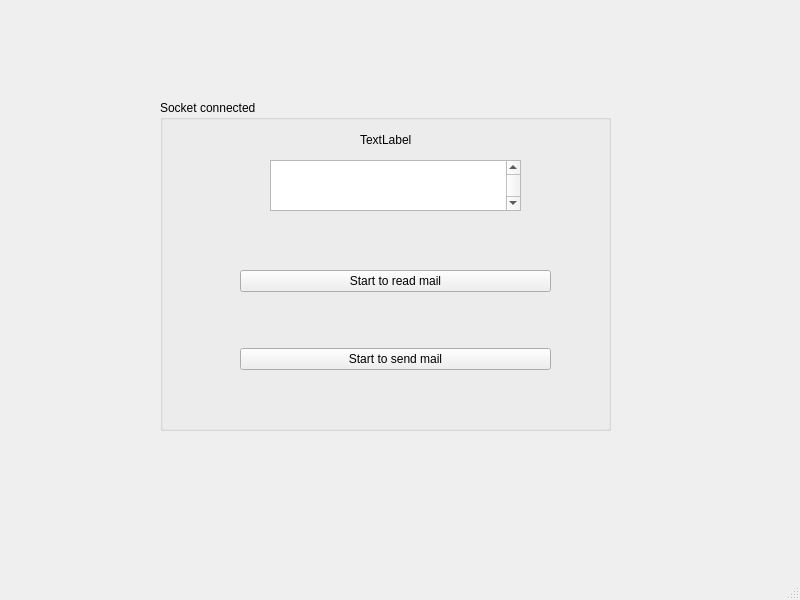
<?xml version="1.0" encoding="UTF-8"?>
<ui version="4.0">
	<class>SecondWindow</class>
	<widget class="QMainWindow" name="SecondWindow">
		<property name="geometry">
			<rect>
				<x>0</x>
				<y>0</y>
				<width>800</width>
				<height>600</height>
			</rect>
		</property>
		<property name="windowTitle">
			<string>MainWindow</string>
		</property>
		<widget class="QWidget" name="centralwidget">
			<widget class="QGroupBox" name="groupBox">
				<property name="geometry">
					<rect>
						<x>160</x>
						<y>100</y>
						<width>451</width>
						<height>331</height>
					</rect>
				</property>
				<property name="title">
					<string>Socket connected</string>
				</property>
				<widget class="QWidget" name="layoutWidget">
					<property name="geometry">
						<rect>
							<x>80</x>
							<y>120</y>
							<width>311</width>
							<height>201</height>
						</rect>
					</property>
					<layout class="QVBoxLayout" name="verticalLayout">
						<item>
							<widget class="QPushButton" name="pushButton_readMail">
								<property name="text">
									<string>Start to read mail</string>
								</property>
							</widget>
						</item>
						<item>
							<widget class="QPushButton" name="pushButton_readMail_2">
								<property name="text">
									<string>Start to send mail</string>
								</property>
							</widget>
						</item>
					</layout>
				</widget>
				<widget class="QLabel" name="label">
					<property name="geometry">
						<rect>
							<x>200</x>
							<y>30</y>
							<width>63</width>
							<height>20</height>
						</rect>
					</property>
					<property name="text">
						<string>TextLabel</string>
					</property>
				</widget>
				<widget class="QTextEdit" name="textEdit">
					<property name="geometry">
						<rect>
							<x>110</x>
							<y>60</y>
							<width>251</width>
							<height>51</height>
						</rect>
					</property>
					<property name="html">
						<string>
							&lt;!DOCTYPE HTML PUBLIC &quot;-//W3C//DTD HTML 4.0//EN&quot; &quot;http://www.w3.org/TR/REC-html40/strict.dtd&quot;&gt;
							&lt;html&gt;&lt;head&gt;&lt;meta name=&quot;qrichtext&quot; content=&quot;1&quot; /&gt;&lt;meta charset=&quot;utf-8&quot; /&gt;&lt;style type=&quot;text/css&quot;&gt;
							p, li { white-space: pre-wrap; }
							hr { height: 1px; border-width: 0; }
							li.unchecked::marker { content: &quot;\2610&quot;; }
							li.checked::marker { content: &quot;\2612&quot;; }
							&lt;/style&gt;&lt;/head&gt;&lt;body style=&quot; font-family:'Segoe UI'; font-size:9pt; font-weight:400; font-style:normal;&quot;&gt;
							&lt;p align=&quot;center&quot; style=&quot; margin-top:0px; margin-bottom:0px; margin-left:0px; margin-right:0px; -qt-block-indent:0; text-indent:0px;&quot;&gt;Welcome back!&lt;/p&gt;
							&lt;p align=&quot;center&quot; style=&quot; margin-top:0px; margin-bottom:0px; margin-left:0px; margin-right:0px; -qt-block-indent:0; text-indent:0px;&quot;&gt;What do you want to do?&lt;/p&gt;&lt;/body&gt;&lt;/html&gt;
						</string>
					</property>
				</widget>
			</widget>
		</widget>
		<widget class="QMenuBar" name="menubar">
			<property name="geometry">
				<rect>
					<x>0</x>
					<y>0</y>
					<width>800</width>
					<height>25</height>
				</rect>
			</property>
		</widget>
		<widget class="QStatusBar" name="statusbar"/>
	</widget>
	<resources/>
	<connections/>
</ui>
